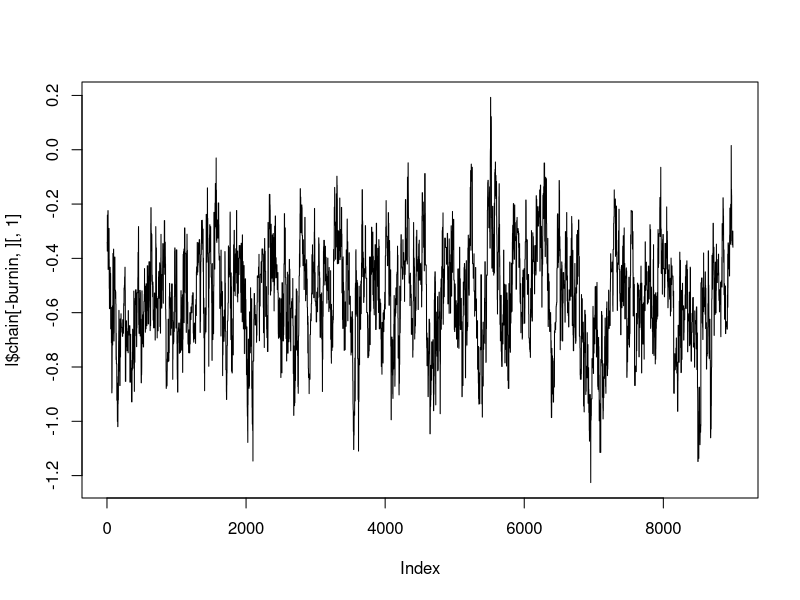
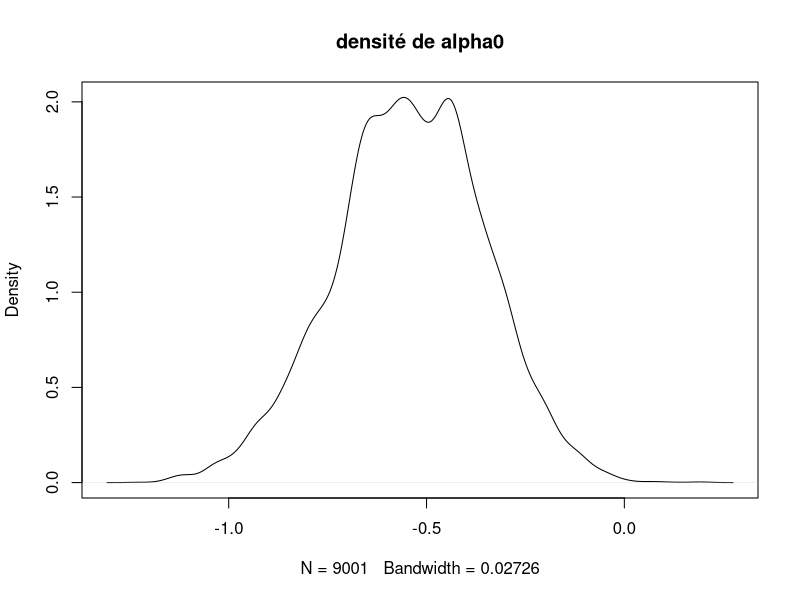
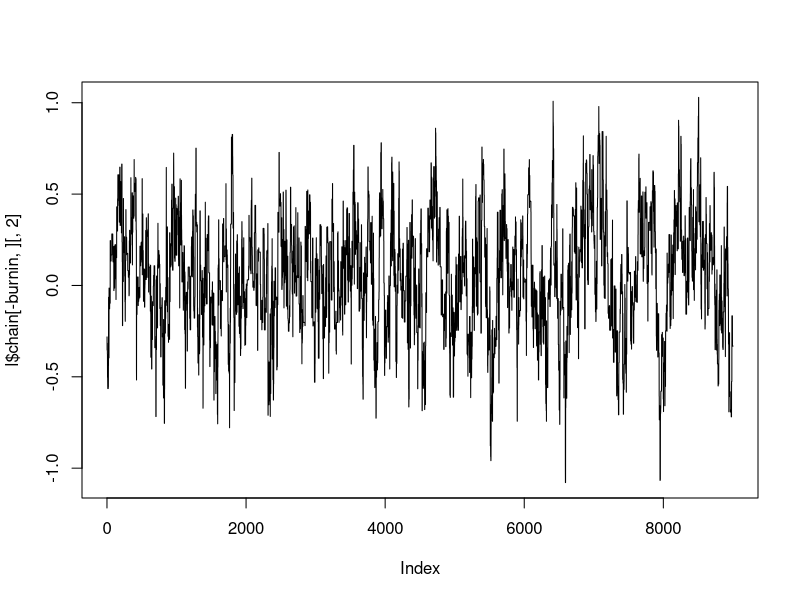
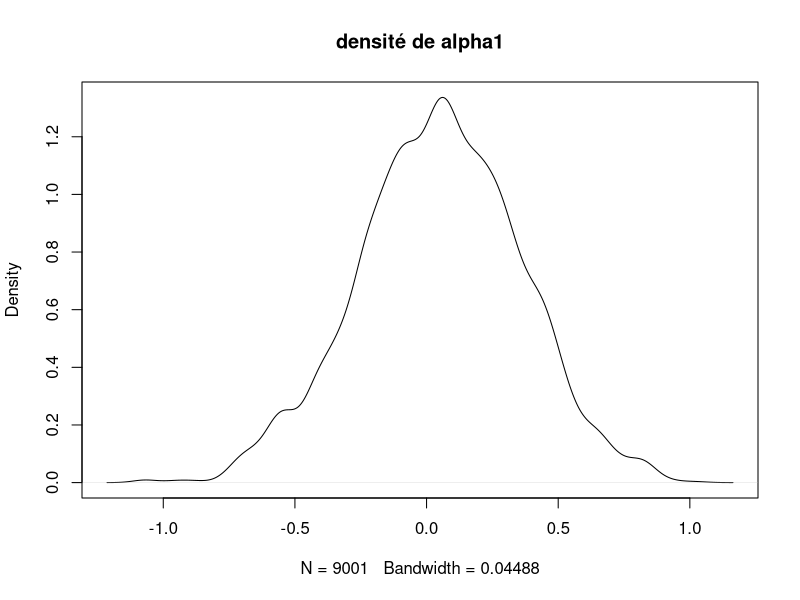
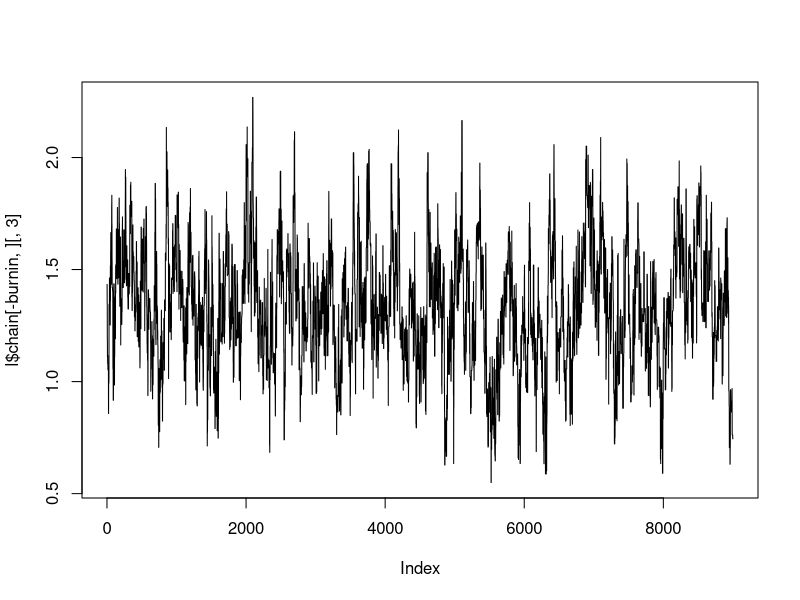
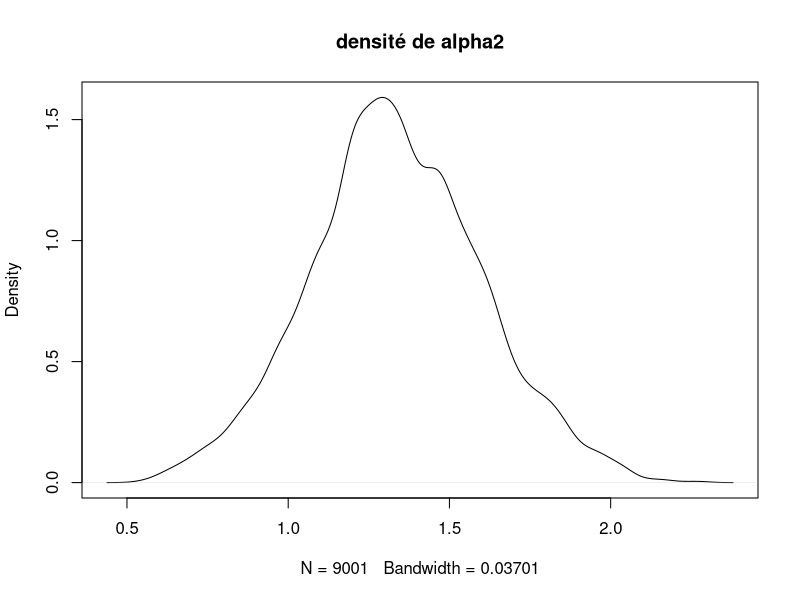
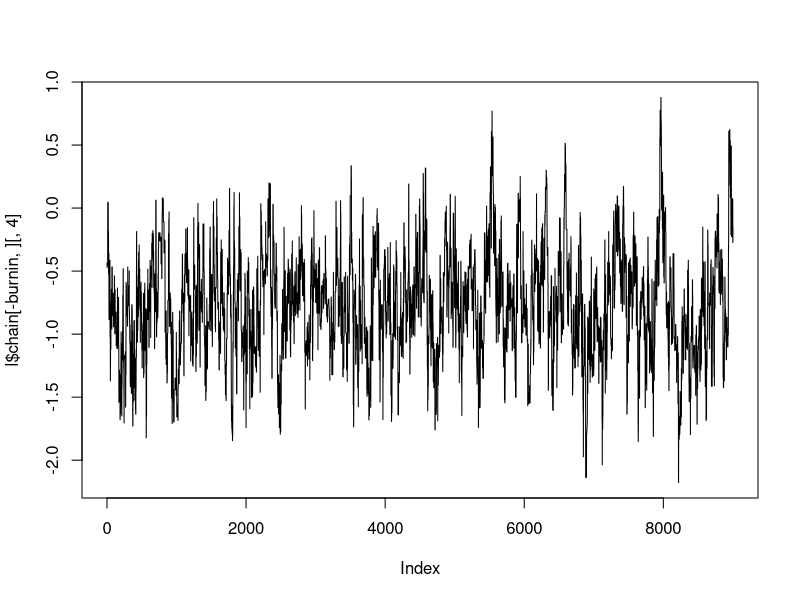
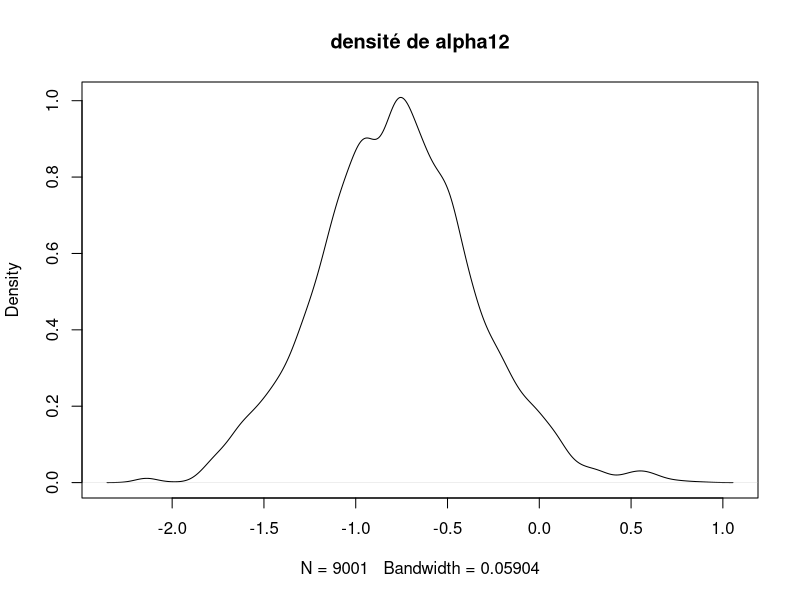

Source code (R) for these figures, in order:
## ---- chunk 1
"N" <- 21
"r" <- c(10, 23, 23, 26, 17, 5, 53, 55, 32, 46, 10, 8, 10, 8, 23, 0, 3, 22, 15, 32, 3)
"n" <- c(39, 62, 81, 51, 39, 6, 74, 72, 51, 79, 13, 16, 30, 28, 45,  4, 12, 41, 30, 51, 7)
"x1" <- c(0, 0, 0, 0, 0, 0, 0, 0, 0, 0, 0, 1, 1, 1, 1, 1, 1, 1, 1, 1, 1)
"x2" <- c(0, 0, 0, 0, 0, 1, 1, 1, 1, 1, 1, 0, 0, 0, 0, 0, 1, 1, 1, 1, 1)
## ---- chunk 2
init_alpha0 <- 0
init_alpha1 <- 0
init_alpha2 <- 0
init_alpha12 <- 0
init_sigma <- 1/10
init_b <- c(0, 0, 0, 0, 0, 0, 0, 0, 0, 0, 0, 0, 0, 0, 0, 0, 0, 0, 0, 0, 0)
## ---- chunk 3
library(boot)
library(coda)
## ---- chunk 4
seeds <- function(nchain, init_alpha0, init_alpha1, init_alpha2, init_alpha12, init_sigma, init_b, prop_sd, x1, x2, N)
{
  
  alpha0 <- init_alpha0
  alpha1 <- init_alpha1
  alpha2 <- init_alpha2
  alpha12 <- init_alpha12
  sigma <- init_sigma
  b <- init_b
  
  p <- plogis(alpha0 + alpha1 * x1 + alpha2 * x2 + alpha12 * x1 * x2 + b)
  
  chain <- matrix(NA, nchain + 1, 5)
  chain_b <- matrix(NA, nchain + 1, N)
  
  chain[1,1] <- init_alpha0
  chain[1,2] <- init_alpha1
  chain[1,3] <- init_alpha2
  chain[1,4] <- init_alpha12
  chain[1,5] <- init_sigma
  chain_b[1,] <- init_b
  
  acc_rates <- rep(0,4)
  
  for (i in 1:nchain)
  {
    # Mise à jour de alpha0
    prop <- rnorm(1, alpha0, prop_sd[1])
    prop_p <- plogis(prop + alpha1 * x1 + alpha2 * x2 + alpha12 * x1 * x2 + b)
    
    top <- - ((prop^2) / (2 * 1e6)) + sum(r * log(prop_p)) + sum((n-r) * log(1 - prop_p))
    bottom <- - ((alpha0^2) / (2 * 1e6)) + sum(r * log(p)) + sum((n-r) * log(1 - p))
    
    acc_prob <- exp(top - bottom)
    
    if (runif(1) < acc_prob){
      alpha0 <- prop
      p <- prop_p
      acc_rates[1] <- acc_rates[1]+1
    }
    
    # Mise à jour de alpha1
    prop <- rnorm(1, alpha1, prop_sd[2])
    prop_p <- plogis(alpha0 + prop * x1 + alpha2 * x2 + alpha12 * x1 * x2 + b)
    
    top <- - ((prop^2) / (2 * 1e6)) + sum(r * log(prop_p)) + sum((n-r) * log(1 - prop_p))
    bottom <- - ((alpha1^2) / (2 * 1e6)) + sum(r * log(p)) + sum((n-r) * log(1 - p))
    
    acc_prob <- exp(top - bottom)
    
    if (runif(1) < acc_prob){
      alpha1 <- prop
      p <- prop_p
      acc_rates[2] <- acc_rates[2]+1
    }
    
    # Mise à jour de alpha2
    prop <- rnorm(1, alpha2, prop_sd[3])
    prop_p <- plogis(alpha0 + alpha1 * x1 + prop * x2 + alpha12 * x1 * x2 + b)
    
    top <- - ((prop^2) / (2 * 1e6)) + sum(r * log(prop_p)) + sum((n-r) * log(1 - prop_p))
    bottom <- - ((alpha2^2) / (2 * 1e6)) + sum(r * log(p)) + sum((n-r) * log(1 - p))
    
    acc_prob <- exp(top - bottom)
    
    if (runif(1) < acc_prob){
      alpha2 <- prop
      p <- prop_p
      acc_rates[3] <- acc_rates[3]+1
    }
    
    # Mise à jour de alpha12
    prop <- rnorm(1, alpha12, prop_sd[4])
    prop_p <- plogis(alpha0 + alpha1 * x1 + alpha2 * x2 + prop * x1 * x2 + b)
    
    top <- - ((prop^2) / (2 * 1e6)) + sum(r * log(prop_p)) + sum((n-r) * log(1 - prop_p))
    bottom <- - ((alpha12^2) / (2 * 1e6)) + sum(r * log(p)) + sum((n-r) * log(1 - p))
    
    acc_prob <- exp(top - bottom)

    if (runif(1) < acc_prob){
      alpha12 <- prop
      p <- prop_p
      acc_rates[4] <- acc_rates[4]+1
    }
    
    # Mise à jour de sigma
    sigma <- 1 / rgamma(1, shape = 10e-3 + N / 2, scale = 1e-3 + 0.5 * sum(b^2)) #change parameters
    
    # Mise à jour de b
    for (j in 1:N)
    {
      prop <- rnorm(1, b[j], prop_sd[5])
      prop_p_j <- plogis(alpha0 + alpha1 * x1[j] + alpha2 * x2[j] + alpha12 * x1[j] * x2[j] + prop)
      
      top <- - (prop^2 / (2 * sigma)) + r[j] * log(prop_p_j) + (n[j] - r[j]) * log(1 - prop_p_j)
      bottom <- - (b[j]^2 / (2 * sigma)) + r[j] * log(p[j]) + (n[j] - r[j]) * log(1 - p[j])
      
      acc_prob <- exp(top - bottom)
      
      if (runif(1) < acc_prob){
        b[j] <- prop
        p[j] <- prop_p_j
      }
    }
    #Mise à jour de la chaine
    chain[i+1,] <- c(alpha0, alpha1, alpha2, alpha12, sigma)
    chain_b[i+1,] <- b
  }
  my_list <- list("chain" = chain, "b_chain" = chain_b, "acc_rates" = acc_rates)
  return(my_list)
}
## ---- chunk 5
l <- seeds(1e4, init_alpha0, init_alpha1, init_alpha2, init_alpha12, init_sigma, init_b, prop_sd = c(0.25, 0.5, 0.3, 0.5, 0.3), x1, x2, N)
## ---- chunk 6
burnin <- (1:1000)
plot(l$chain[-burnin,][,1], type = "l", main = "")
plot(density(l$chain[-burnin,][,1]), type = "l", main = "densité de alpha0")
    
## ---- chunk 7
sprintf("Le taux d'acceptation de alpha0 : %s", l$acc_rates[1]/100)
sprintf("La moyenne empirique de alpha0 : %s", mean(l$chain[,1]))
sprintf("L'écart-type empirique de alpha0 : %s", sd(l$chain[,1]))
## ---- chunk 8
plot(l$chain[-burnin,][,2], type = "l", main = "")
plot(density(l$chain[-burnin,][,2]), type = "l", main = "densité de alpha1")
## ---- chunk 9
sprintf("Le taux d'acceptation de alpha1 : %s", l$acc_rates[2]/100)
sprintf("La moyenne empirique de alpha1 : %s", mean(l$chain[,2]))
sprintf("L'écart-type empirique de alpha1 : %s", sd(l$chain[,2]))
## ---- chunk 10
plot(l$chain[-burnin,][,3], type = "l", main = "")
plot(density(l$chain[-burnin,][,3]), type = "l", main = "densité de alpha2")
## ---- chunk 11
sprintf("Le taux d'acceptation de alpha2 : %s", l$acc_rates[3]/100)
sprintf("La moyenne empirique de alpha2 : %s", mean(l$chain[,3]))
sprintf("L'écart-type empirique de alpha2 : %s", sd(l$chain[,3]))
## ---- chunk 12
plot(l$chain[-burnin,][,4], type = "l", main = "")
plot(density(l$chain[-burnin,][,4]), type = "l", main = "densité de alpha12")
## ---- chunk 13
sprintf("Le taux d'acceptation de alpha12 : %s", l$acc_rates[4]/100)
sprintf("La moyenne empirique de alpha12 : %s", mean(l$chain[,4]))
sprintf("L'écart-type empirique de alpha12 : %s", sd(l$chain[,4]))
## ---- chunk 14
plot(l$chain[-burnin,][,5], type = "l", main = "")
plot(density(l$chain[-burnin,][,5]), type = "l", main = "densité de sigma")
## ---- chunk 15
sprintf("La moyenne empirique de sigma : %s", mean(sqrt(l$chain[,5])))
sprintf("L'écart-type empirique de sigma : %s", sd(sqrt(l$chain[,5])))
## ---- chunk 16
text=c("alpha0", "alpha1", "alpha2", "alpha12", "sigma")
par(mfrow = c(5, 2), mar = c(1, 6, 1, 6))
for (j in 1:5){
  plot(l$chain[-burnin,][,j], type = "l", main = "",ylab=text[j])
  plot(density(l$chain[-burnin,][,j]), type = "l", main = "")
}
## ---- chunk 17
text=c("b1", "b5", "b10", "b15")
val = c(1,5,10,15)
par(mfrow = c(4, 2), mar = c(1, 6, 1, 6))
for (j in 1:4){
  plot(l$b_chain[-burnin,][,val[j]], type = "l", main = "",ylab=text[j])
  plot(density(l$b_chain[-burnin,][,val[j]]), type = "l", main = "")
}
